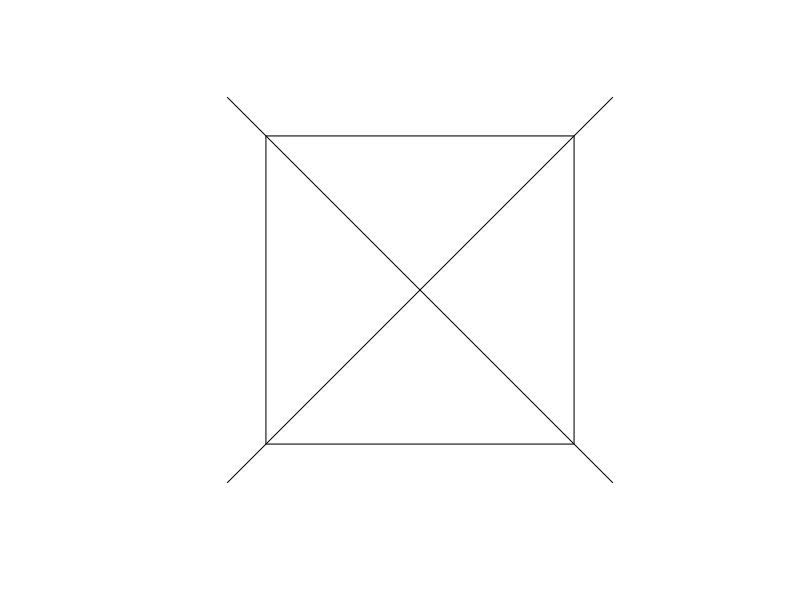
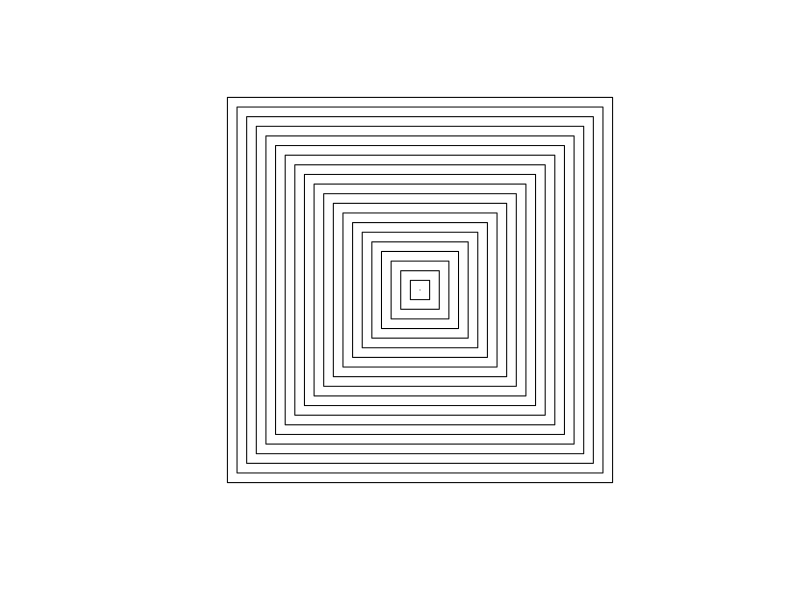
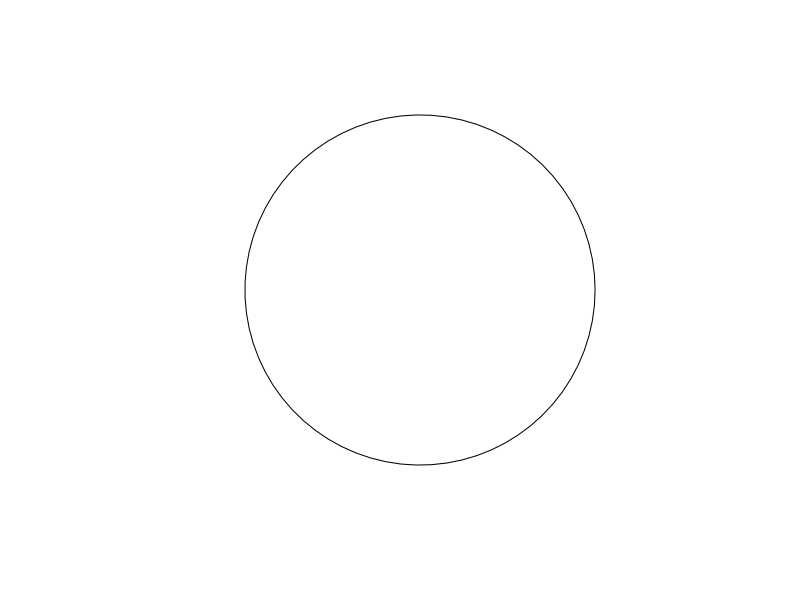
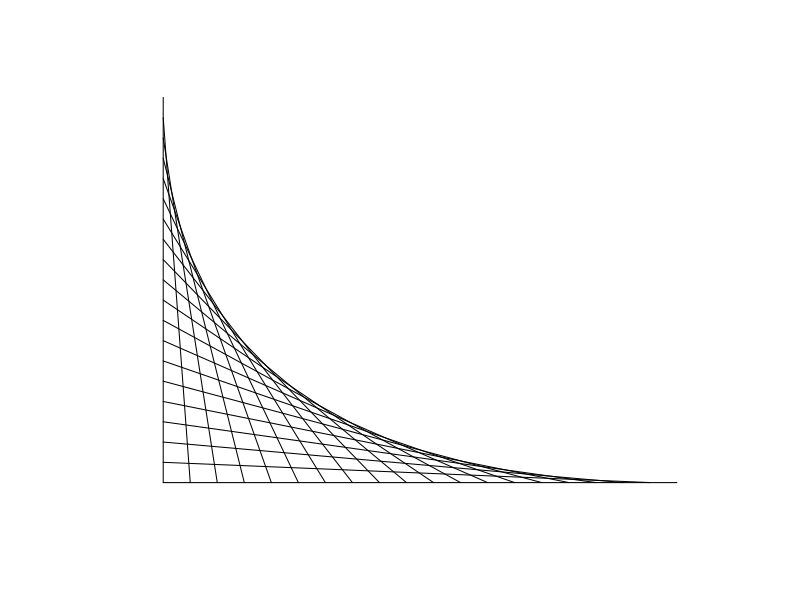
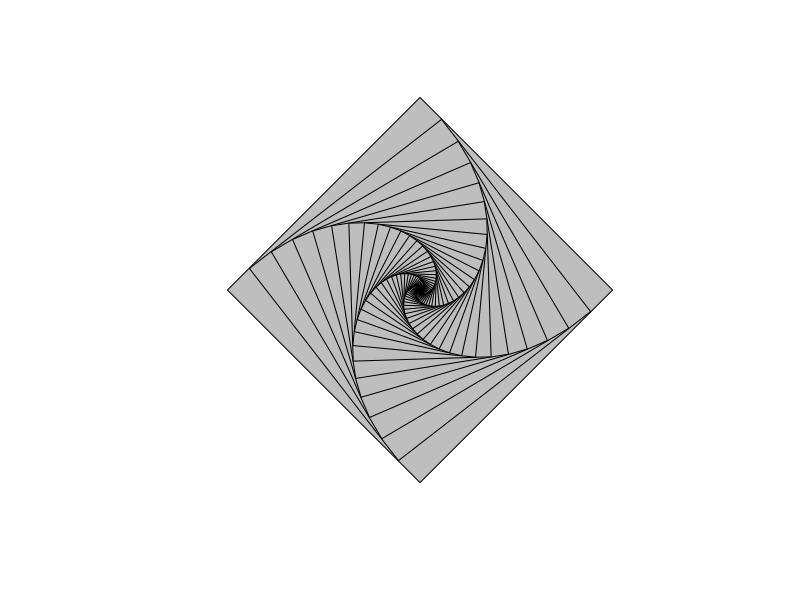
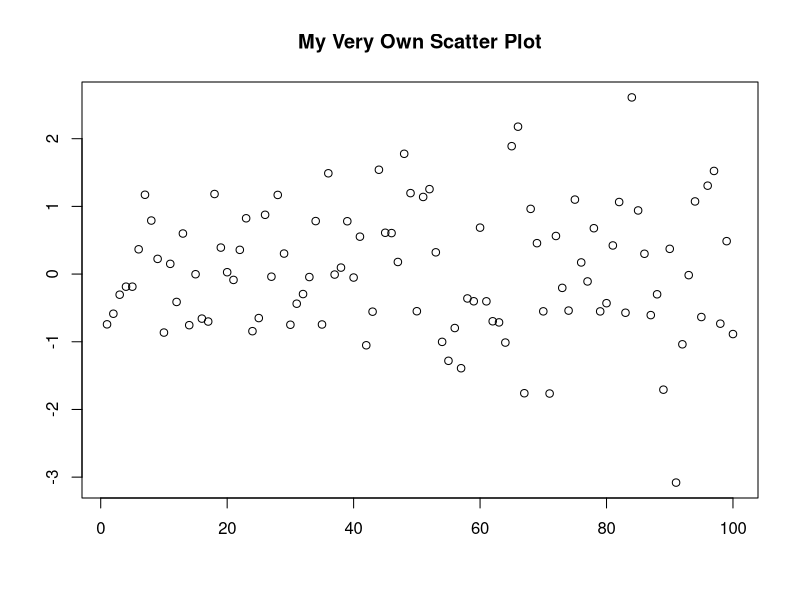
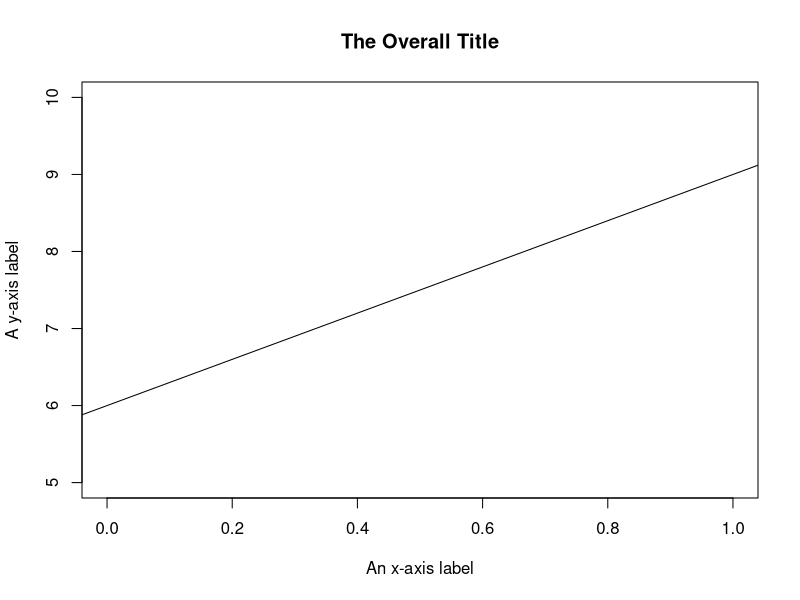
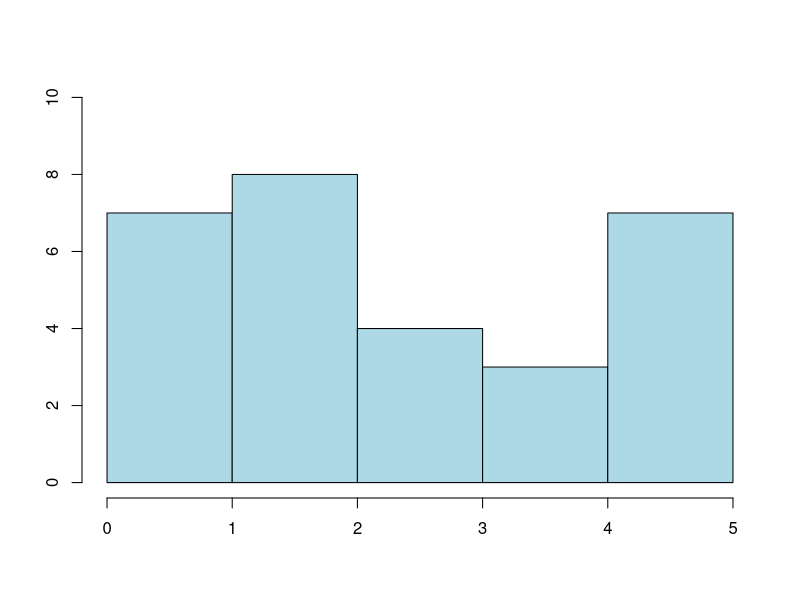

Here is the R script that generated these plots, in order:
plot.new()
 plot.window(xlim = c(0, 1),ylim = c(0, 1), asp = 1)
 rect(xleft = .1, ybottom = .1, xright = .9, ytop = .9)
 segments(0, 0, 1, 1)
 segments(0, 1, 1, 0)


 plot.new()
 plot.window(xlim = c(0, 1), ylim = c(0,1), asp = 1)
 p = seq(0, 0.5, length = 21)
 rect(p, p, 1 - p, 1 - p)


 plot.new()
 plot.window(xlim = c(-1.1, 1.1), ylim = c(-1.1,1.1), asp = 1)
 theta = seq(0, 2 * pi, length = 72)
 x = cos(theta)
 y = sin(theta)
 lines(x, y)


 x1 = seq(0, 1, length = 20)
 y1 = rep(0, 20)
 x2 = rep(0, 20)
 y2 = seq(0.75, 0, length = 20)
 plot.new()
 plot.window(xlim = c(0, 1), ylim = c(0,0.75), asp = 1)
 segments(x1, y1, x2, y2)


plot.new()
plot.window(xlim = c(-1, 1), ylim = c(-1,1), asp = 1)
square = seq(0, 2 * pi, length = 5)[1:4]
n = 51
r = rep(1.12, n)
r = cumprod(r)
r = r/r[n]
theta = seq(0, 2 * pi, length = n)
for (i in n:1) {
	x = r[i] * cos(theta[i] + square)
	y = r[i] * sin(theta[i] + square)
	polygon(x, y, col = "gray")
	}


scat = function(x, y) {
	xlim = range(x)
	ylim = range(y)
	plot.new()
	plot.window(xlim = xlim, ylim = ylim)
	points(x, y)
	axis(1)
	axis(2)
	box()
	}
 xv = 1:100
 yv = rnorm(100)
 scat(xv, yv)
 title(main = "My Very Own Scatter Plot")


plot.new()
plot.window(xlim = c(0, 1), ylim = c(5, 10))
abline(a = 6, b = 3)
axis(1)
axis(2)
title(main = "The Overall Title")
title(xlab = "An x-axis label")
title(ylab = "A y-axis label")
box()


# histogram
plot.new()
plot.window(xlim = c(0, 5), ylim = c(0, 10))
rect(0:4, 0, 1:5, c(7, 8, 4, 3), col="lightblue")
axis(1)
axis(2)


plot.new()
plot.window(xlim = c(1, 4), ylim = c(0, 3))
x = c(1, 2, 3, 4)
y = c(0, 2, 1, 3)
lines(x, y)
axis(1)
axis(2)
box()


x = seq(-3, 3, length = 1000)
y = dnorm(x)
plot.new()
plot.window(xlim = range(x), ylim = range(y))
lines(x, y)
axis(1)
axis(2)
box()


plot.new()
plot.window(xlim = c(1920, 1970), xaxs = "i",
ylim = c(46.5, 55.5), yaxs = "i")
abline(v = seq(1930, 1960, by = 10), col = "gray")
abline(h = seq(48, 54, by = 2), col = "gray")
axis(1)
axis(2, las = 1)
box()
title(main = "Average Yearly Temperature")
title(ylab = "Degrees Fahrenheit")
title(xlab = "Year")


pie(rep(1, 36), col = hsv(h=0:35/36))


plot.new()
plot.window(xlim=c(0, 12), ylim=c(0,1), asp=1)
rect(0:11, 0, 1:12, 1, col = hsv(s = 0:11/11))


plot.new()
plot.window(xlim=c(0, 12), ylim=c(0,1), asp=1)
rect(0:11, 0, 1:12, 1, col = hsv(h = seq(1/12, 3/12, length=12)))

 # Do the plot without the x axis
 plot(cars, xlim = c(0, 25), xaxt = "n")

 # Do the x axis in grey with tick marks at 0:25
 # without labels
 axis(1, at = 0:25, labels = NA, col = "grey")

 # Now do the default tick marks in black with labels
 axis(1)